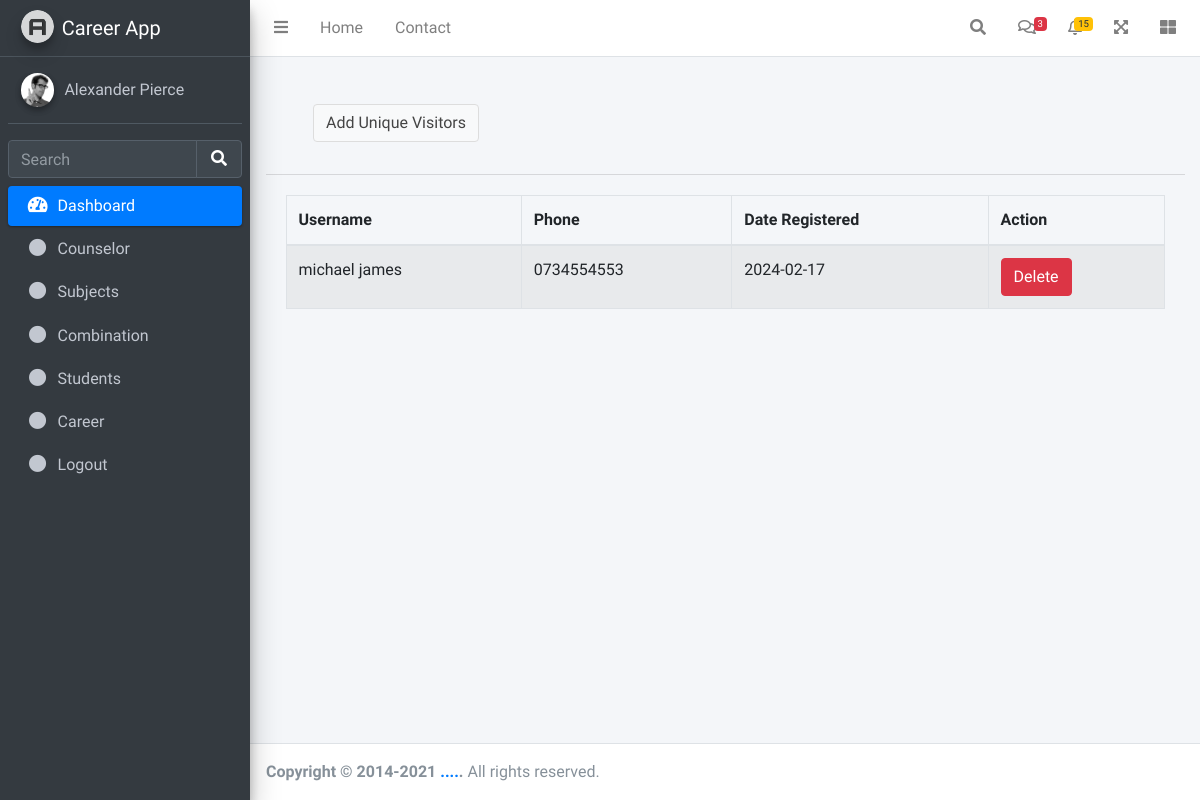
/admin.php (signed in), run on the app's committed database.
### tables this page shows
CREATE TABLE `users` (
  `userid` bigint(20) NOT NULL,
  `fname` varchar(200) NOT NULL,
  `lname` varchar(200) NOT NULL,
  `username` varchar(200) NOT NULL,
  `phone` varchar(200) NOT NULL,
  `email_address` varchar(200) NOT NULL,
  `password` varchar(200) NOT NULL,
  `u_status` varchar(200) NOT NULL,
  `education_status` varchar(200) NOT NULL,
  `role` varchar(200) NOT NULL,
  `stateoforgin` varchar(200) NOT NULL,
  `dfb` varchar(200) NOT NULL,
  `date_registered` varchar(200) NOT NULL
);

### admin.php (the view, shortened to what this page needs)
<?php include 'header.php';
include 'root/process.php';
?>
<div class="content-wrapper">
    <section class="content-header">
        <div class="container-fluid">
            <div class="card-header">
                <div class="col-md-12">
                        <div class="card-body">
                            <button type="button" class="btn btn-default" data-toggle="modal" data-target="#modal-default">
                                Add Unique Visitors
                            </button>
                        </div>
              </div>
            </div>
                <div class="card-body">
                    <table id="example1" class="table table-bordered table-striped">
                        <thead>
                            <tr>
                                <th>Username</th>
                                <th>Phone</th>
                                <th>Date Registered</th>
                                <th>Action</th>
                            </tr>
                        </thead>
                        <tbody>
                            <?php
                                $role = "admin";
                                $result = $dbh->prepare("SELECT * FROM users WHERE role = :role ORDER BY userid DESC");
                                $result->bindParam(':role', $role);
                                $result->execute();
                                while($rows = $result->fetch(PDO::FETCH_OBJ)){ ?>
                                    <tr>
                                        <td><?=$rows->username ?></td>
                                        <td><?=$rows->phone ?></td>
                                        <td><?=$rows->date_registered ?></td>
                                        <td>
                                            <a onclick="return confirm('Do you want to delete this user?');" href="?del-user=<?=$rows->userid?>" class="btn btn-danger">Delete</a>
                                        </td>
                                    </tr>
                                <?php }
                             ?>
                        </tbody>
                    </table>
                </div>
            </div>
        </div>
</div>
<?php include 'footer.php'?>
</body>
</html>

### data on the page
users: username "michael james", phone "0734554553", date_registered "2024-02-17"
